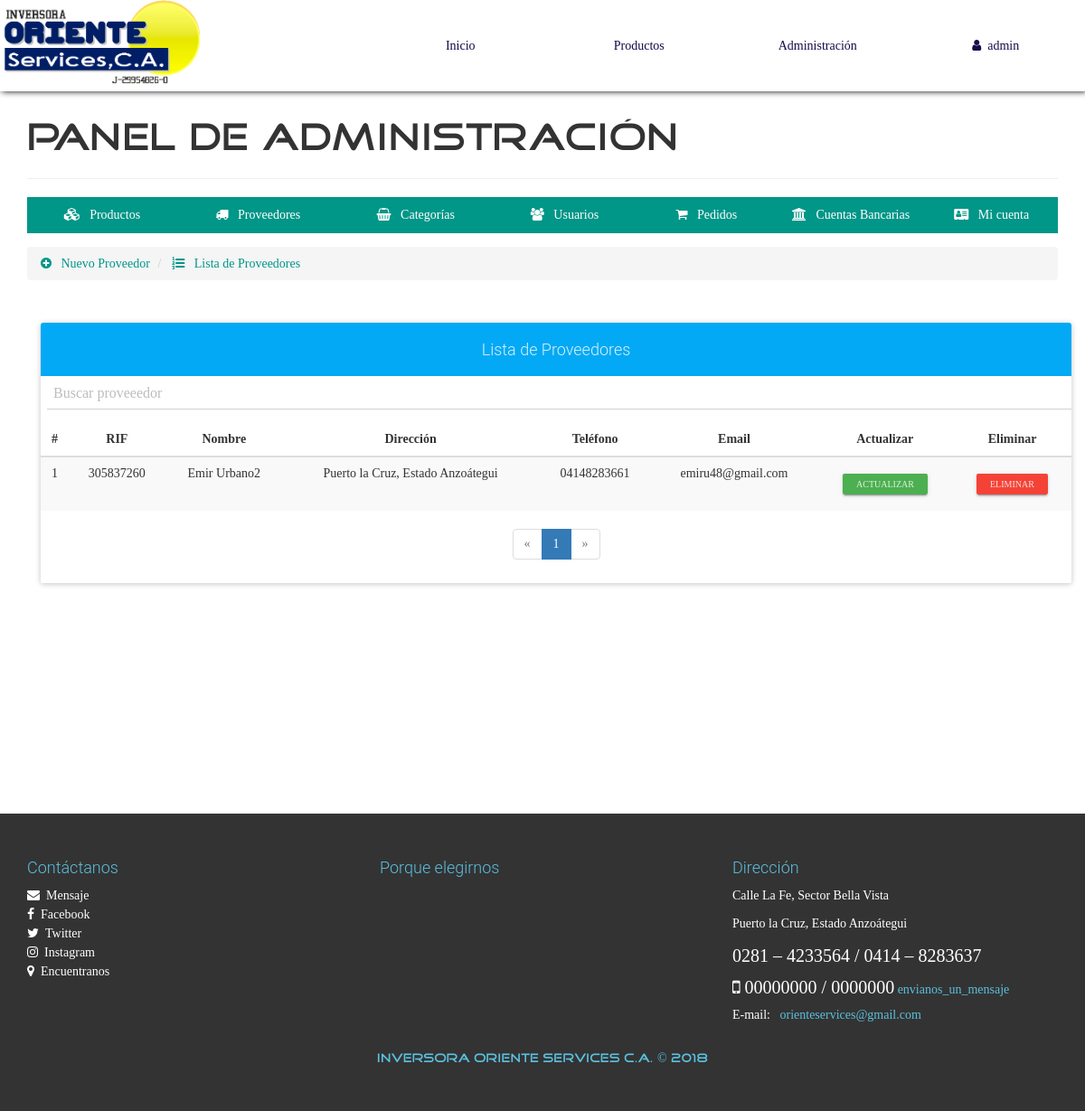
Before: /configAdmin.php?view=providerlist (signed in) with the older database file.
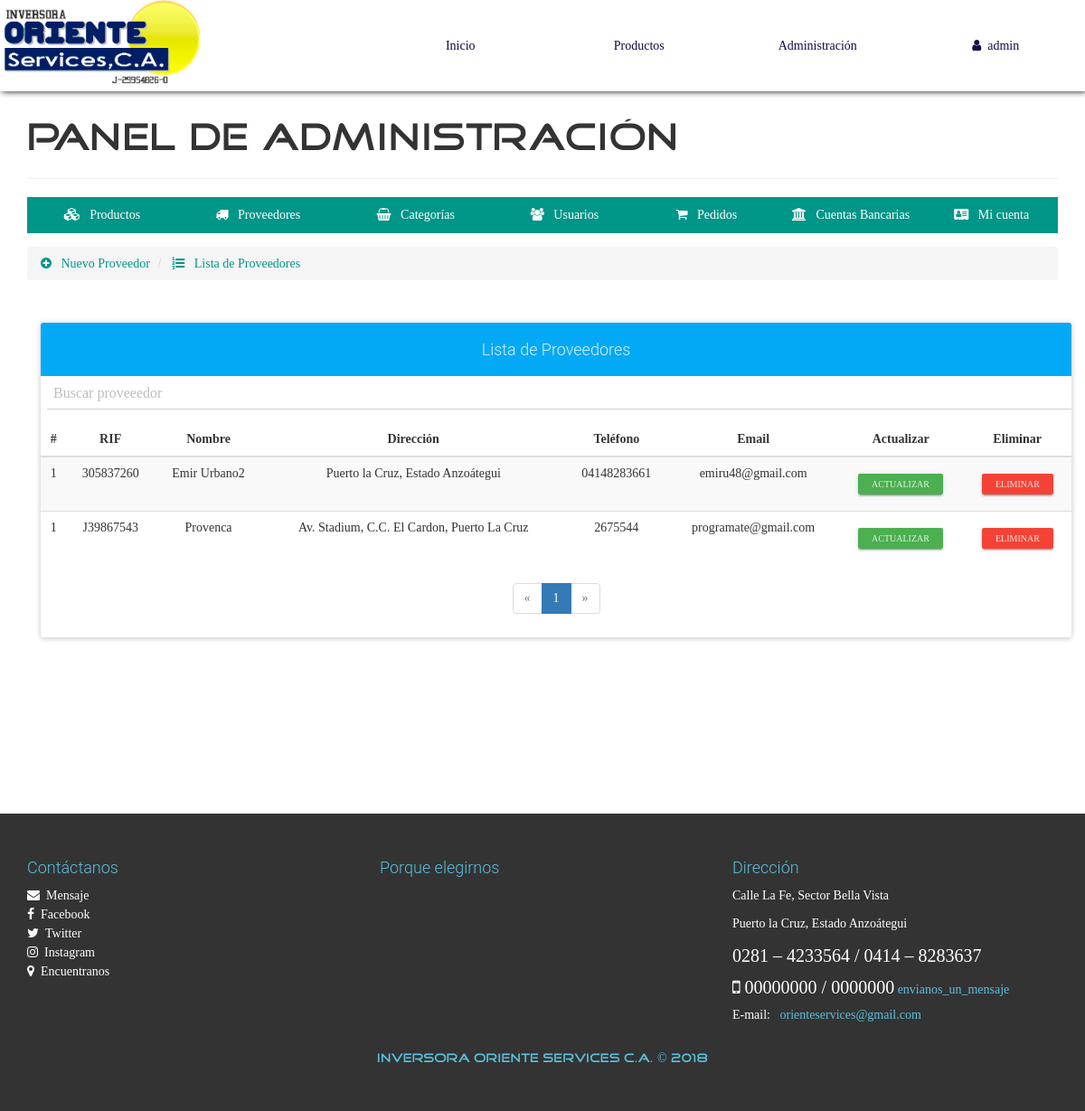
After: the same page with the newer database file.
### tables this page shows
CREATE TABLE `proveedor` (
  `RIFProveedor` varchar(30) NOT NULL,
  `NombreCompleto` varchar(70) NOT NULL,
  `Direccion` varchar(200) NOT NULL,
  `Telefono` varchar(20) NOT NULL,
  `Email` varchar(30) NOT NULL,
  PRIMARY KEY (`RIFProveedor`)
);

### admin/providerlist-view.php (the view, shortened to what the changed rows need)
<div class="container">
	<div class="row">
		<div class="col-xs-12">
            <br><br>
            <div class="panel panel-info">
              	<div class="table-responsive">
                  <table class="table table-striped table-hover" id="tabla_clientes">
                      	<thead>
                          	<tr>
								<th class="text-center">#</th>
                              	<th class="text-center">RIF</th>
                              	<th class="text-center">Nombre</th>
                              	<th class="text-center">Dirección</th>
                              	<th class="text-center">Teléfono</th>
                              	<th class="text-center">Email</th>
                                 <?php if($_SESSION['Nivel'] == 1 ||$_SESSION['Nivel'] == 5){ ?>
                                <th class="text-center">Actualizar</th>
                                <th class="text-center">Eliminar</th>
                                <?php } ?>
                          	</tr>
                      	</thead>
                      	<tbody>
                          	<?php
								$mysqli = mysqli_connect(SERVER, USER, PASS, BD);
								mysqli_set_charset($mysqli, "utf8");
								$pagina = isset($_GET['pag']) ? (int)$_GET['pag'] : 1;
								$regpagina = 30;
								$inicio = ($pagina > 1) ? (($pagina * $regpagina) - $regpagina) : 0;
								$clientes=mysqli_query($mysqli,"SELECT SQL_CALC_FOUND_ROWS * FROM proveedor LIMIT $inicio, $regpagina");
								$totalregistros = mysqli_query($mysqli,"SELECT FOUND_ROWS()");
								$totalregistros = mysqli_fetch_array($totalregistros, MYSQLI_ASSOC);
								$numeropaginas = ceil($totalregistros["FOUND_ROWS()"]/$regpagina);
								$cr=$inicio+1;
                                while($cli=mysqli_fetch_array($clientes, MYSQLI_ASSOC)){
                            ?>
							<tr>
								<td class="text-center"><?php echo $cr; ?></td>
								<td class="text-center"><?php echo $cli['RIFProveedor']; ?></td>
								<td class="text-center"><?php echo $cli['NombreCompleto']; ?></td>
								<td class="text-center"><?php echo $cli['Direccion']; ?></td>
								<td class="text-center"><?php echo $cli['Telefono']; ?></td>
								<td class="text-center"><?php echo $cli['Email']; ?></td>
                            <td class="text-center">
                                <?php
                             if($_SESSION['Nivel'] == 1 || $_SESSION['Nivel'] == 5){ ?>
                                <a href="configAdmin.php?view=providerinfo&code=<?php echo $cli['RIFProveedor']; ?>" class="btn btn-raised btn-xs btn-success">Actualizar</a>
                        	    <?php } ?>
                            </td>
                            <?php if($_SESSION['Nivel'] == 1 || $_SESSION['Nivel'] == 5){  ?>
                        	<td class="text-center">
                        		<form action="process/delprove.php" method="POST" class="FormCatElec" data-form="delete">
                        			<button type="submit" class="btn btn-raised btn-xs btn-danger">Eliminar</button>
                        		</form>
                        	</td>
                            <?php } }?>
                      	</tbody>
                  </table>
              	</div>
                <?php if($numeropaginas>=1): ?>
              	<div class="text-center">
                  <ul class="pagination">
                    <?php
                        for($i=1; $i <= $numeropaginas; $i++ ){
                            if($pagina == $i){
                                echo '<li class="active"><a href="configAdmin.php?view=providerlist&pag='.$i.'">'.$i.'</a></li>';
                            }else{
                                echo '<li><a href="configAdmin.php?view=providerlist&pag='.$i.'">'.$i.'</a></li>';
                            }
                        }
                    ?>
                  </ul>
                </div>
                <?php endif; ?>
            </div>
        </div>
	</div>
</div>

Changed rows visible on the page:
added proveedor: RIFProveedor "J39867543", NombreCompleto "Provenca", Direccion "Av. Stadium, C.C. El Cardon, Puerto La Cruz", Telefono "2675544", Email "programate@gmail.com"
